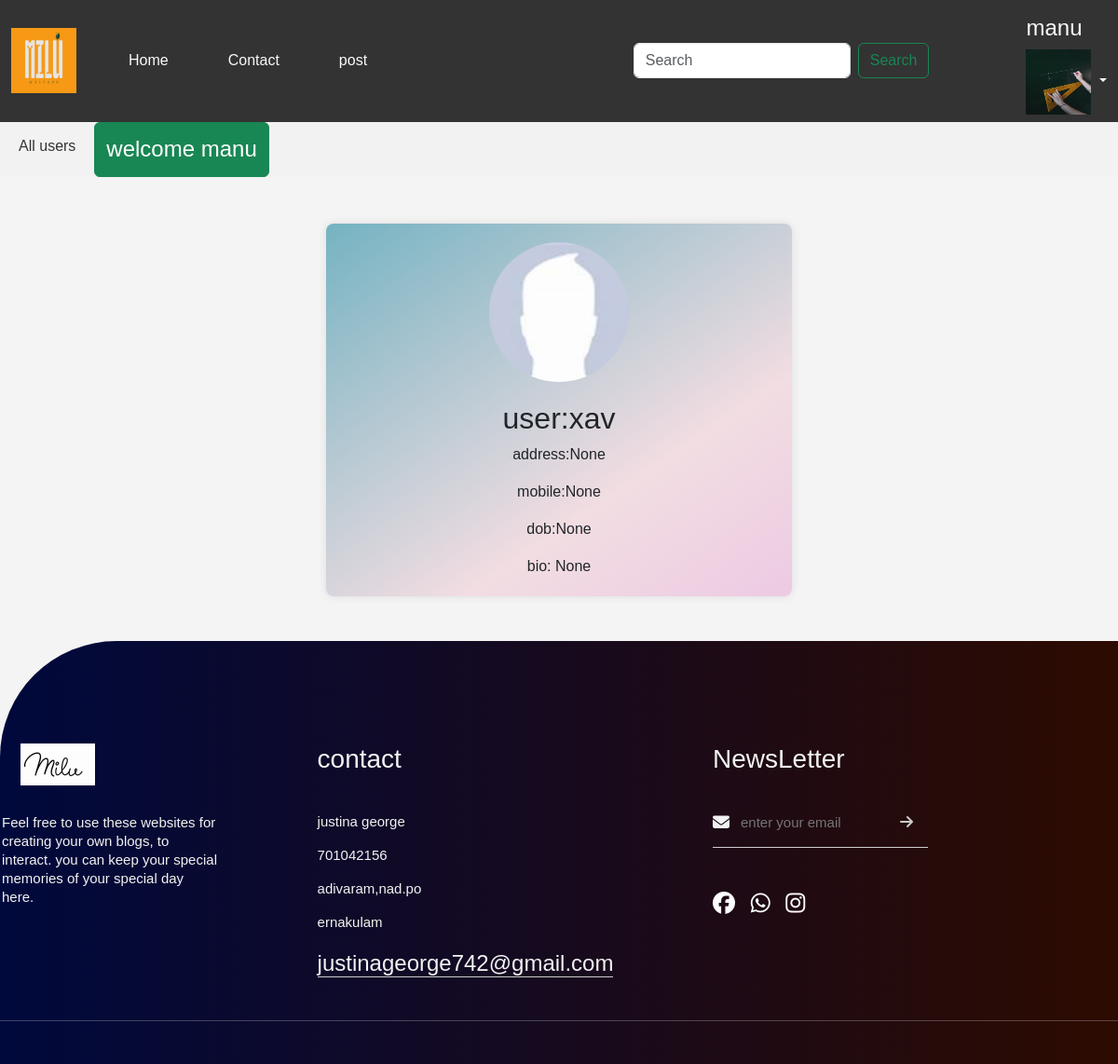
The app's page /profiles/3/ (signed in), older data.
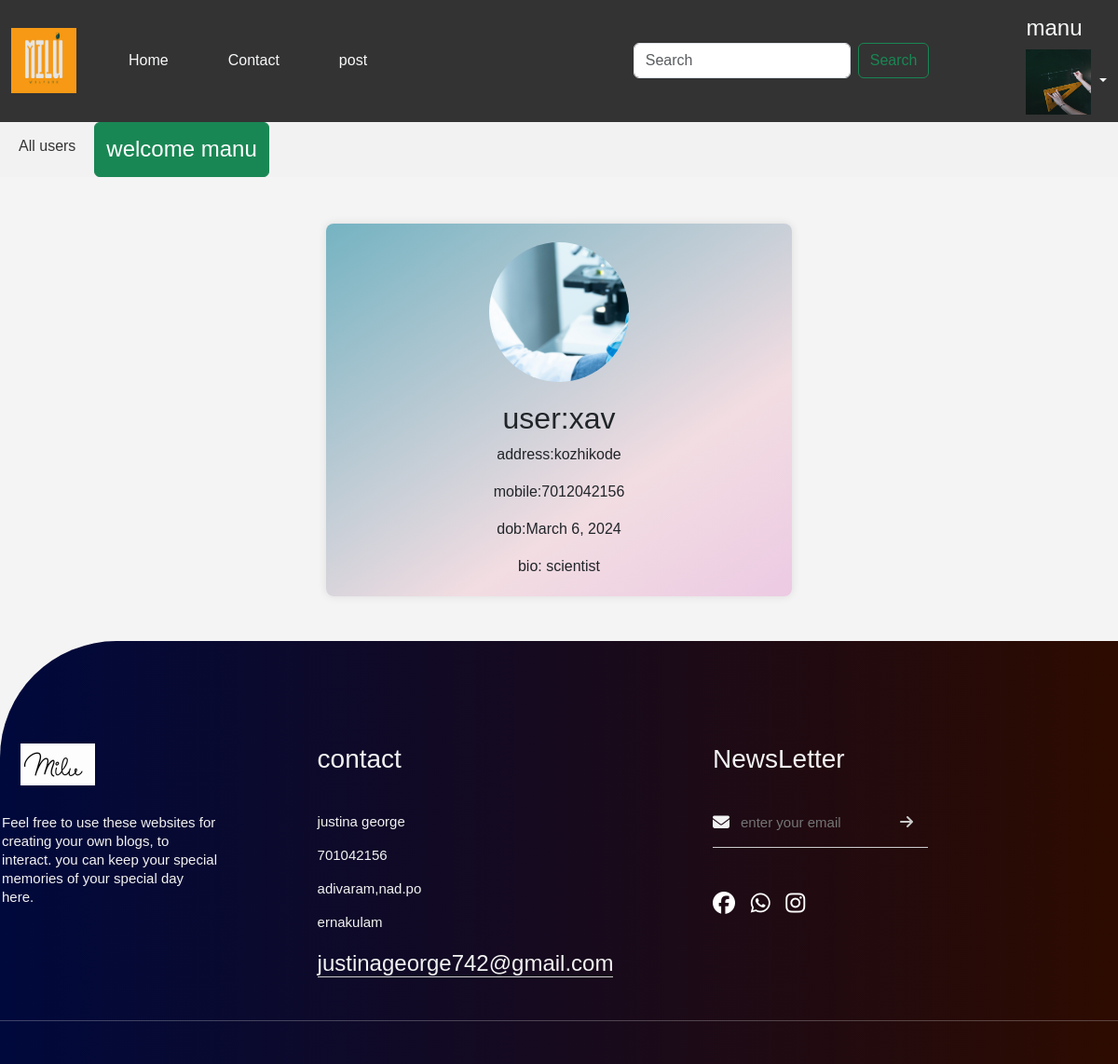
The same page, newer data.
### blogapp/models.py (models this page shows, shortened)
class UserProfile(models.Model):
    user=models.OneToOneField(User,on_delete=models.CASCADE,related_name="profile",null=True)
    address=models.CharField(max_length=200,null=True)
    phone=models.CharField(max_length=200,null=True)
    profile_pic=models.ImageField(upload_to="profile_pics",null=True,blank=True)
    dob=models.DateField(null=True)
    bio=models.CharField(max_length=200,null=True)
    following=models.ManyToManyField("self",related_name="followed_by",symmetrical=False,null=True)
    block=models.ManyToManyField("self",related_name="blocked",symmetrical=False,null=True)

### blogapp/views.py (the view)
# urls.py: path("profiles/<int:pk>/",views.profileDetailView.as_view(),name="update"),
@method_decorator(decs,name="dispatch")
class profileDetailView(DetailView):
    template_name="profile_detail.html"
    model=UserProfile
    context_object_name="data"

### blogapp/templates/profile_detail.html (shortened to what this page needs)
{%extends 'base.html'%}
{%block body_block%}
{%load static%}
<div class="profile-container mb-5">
    <div class="profile-picture">
       {%if data.profile_pic%}
        <img src="{{data.profile_pic.url}}" alt="profilepic" width="300px" height="200px">
         {%else%}
         <img src="{%static 'images/t.jpeg'%}" alt="profilepic" width="100%" height="200px">
         {%endif%}
    </div>
    <div class="user-details">
        <h2>user:{{data.user}}</h2>
        <p>address:{{data.address}}</p>
        <p>mobile:{{data.phone}}</p>
         <p>dob:{{data.dob}}</p>
        <div class="bio">
          bio:  {{data.bio}}
        </div>
    </div>
</div>
{%endblock%}

Row changes from the older to the newer data that the page shows:
changed UserProfile "xav": profile_pic: picture added; address "None" → "kozhikode"; phone "None" → "7012042156"; dob "None" → "March 6, 2024"; bio "None" → "scientist"
